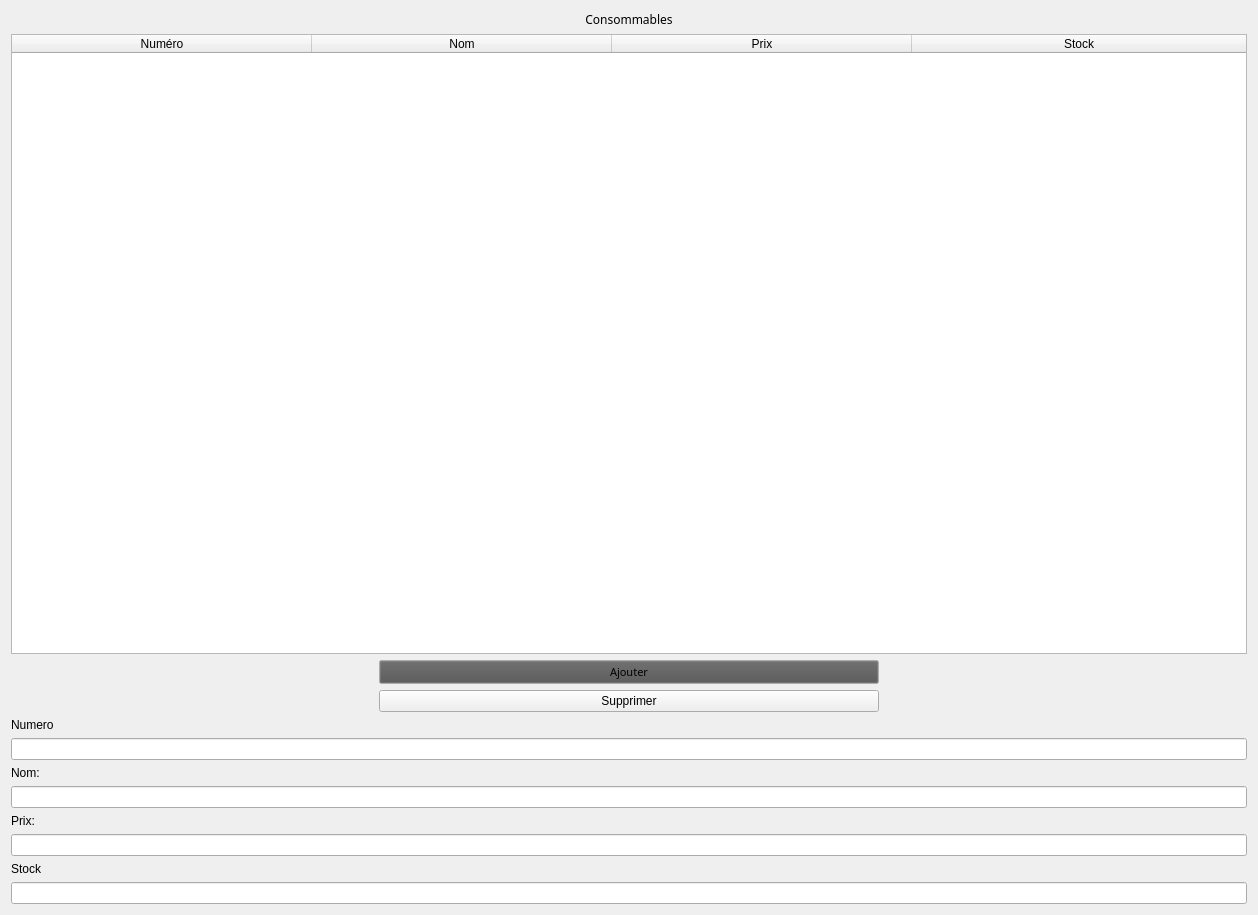
<?xml version="1.0" encoding="UTF-8"?>
<ui version="4.0">
 <class>Conso</class>
 <widget class="QWidget" name="Conso">
  <property name="geometry">
   <rect>
    <x>0</x>
    <y>0</y>
    <width>1258</width>
    <height>915</height>
   </rect>
  </property>
  <property name="windowTitle">
   <string>Conso</string>
  </property>
  <property name="styleSheet">
   <string notr="true">font: 8pt &quot;Century Gothic&quot;;</string>
  </property>
  <layout class="QHBoxLayout" name="horizontalLayout">
   <item>
    <layout class="QVBoxLayout" name="verticalLayout_41">
     <item>
      <layout class="QVBoxLayout" name="verticalLayout_9">
       <item>
        <widget class="QLabel" name="label_8">
         <property name="font">
          <font>
           <family>Century Gothic</family>
           <pointsize>9</pointsize>
           <weight>50</weight>
           <italic>false</italic>
           <bold>false</bold>
          </font>
         </property>
         <property name="styleSheet">
          <string notr="true">font: 9pt &quot;Century Gothic&quot;;</string>
         </property>
         <property name="text">
          <string>Consommables</string>
         </property>
         <property name="textFormat">
          <enum>Qt::AutoText</enum>
         </property>
         <property name="alignment">
          <set>Qt::AlignCenter</set>
         </property>
        </widget>
       </item>
       <item>
        <widget class="QTableWidget" name="tableConso">
         <property name="minimumSize">
          <size>
           <width>1236</width>
           <height>517</height>
          </size>
         </property>
         <property name="styleSheet">
          <string notr="true">font: 8pt &quot;Century Gothic&quot;;</string>
         </property>
         <property name="lineWidth">
          <number>3</number>
         </property>
         <property name="sizeAdjustPolicy">
          <enum>QAbstractScrollArea::AdjustToContents</enum>
         </property>
         <property name="autoScrollMargin">
          <number>50</number>
         </property>
         <property name="dragDropMode">
          <enum>QAbstractItemView::NoDragDrop</enum>
         </property>
         <property name="selectionMode">
          <enum>QAbstractItemView::NoSelection</enum>
         </property>
         <property name="gridStyle">
          <enum>Qt::SolidLine</enum>
         </property>
         <attribute name="horizontalHeaderDefaultSectionSize">
          <number>300</number>
         </attribute>
         <attribute name="horizontalHeaderHighlightSections">
          <bool>true</bool>
         </attribute>
         <attribute name="horizontalHeaderMinimumSectionSize">
          <number>300</number>
         </attribute>
         <attribute name="horizontalHeaderShowSortIndicator" stdset="0">
          <bool>false</bool>
         </attribute>
         <attribute name="horizontalHeaderStretchLastSection">
          <bool>true</bool>
         </attribute>
         <attribute name="verticalHeaderCascadingSectionResizes">
          <bool>false</bool>
         </attribute>
         <attribute name="verticalHeaderDefaultSectionSize">
          <number>50</number>
         </attribute>
         <attribute name="verticalHeaderMinimumSectionSize">
          <number>50</number>
         </attribute>
         <column>
          <property name="text">
           <string>Numéro</string>
          </property>
          <property name="font">
           <font>
            <strikeout>false</strikeout>
           </font>
          </property>
         </column>
         <column>
          <property name="text">
           <string>Nom</string>
          </property>
         </column>
         <column>
          <property name="text">
           <string>Prix</string>
          </property>
         </column>
         <column>
          <property name="text">
           <string>Stock</string>
          </property>
         </column>
        </widget>
       </item>
      </layout>
     </item>
     <item>
      <layout class="QVBoxLayout" name="verticalLayout_5">
       <item alignment="Qt::AlignHCenter">
        <widget class="QPushButton" name="AddButton_2">
         <property name="enabled">
          <bool>true</bool>
         </property>
         <property name="minimumSize">
          <size>
           <width>500</width>
           <height>0</height>
          </size>
         </property>
         <property name="maximumSize">
          <size>
           <width>500</width>
           <height>200</height>
          </size>
         </property>
         <property name="sizeIncrement">
          <size>
           <width>0</width>
           <height>0</height>
          </size>
         </property>
         <property name="palette">
          <palette>
           <active>
            <colorrole role="WindowText">
             <brush brushstyle="SolidPattern">
              <color alpha="255">
               <red>0</red>
               <green>0</green>
               <blue>0</blue>
              </color>
             </brush>
            </colorrole>
            <colorrole role="Button">
             <brush brushstyle="SolidPattern">
              <color alpha="255">
               <red>83</red>
               <green>83</green>
               <blue>83</blue>
              </color>
             </brush>
            </colorrole>
            <colorrole role="Base">
             <brush brushstyle="SolidPattern">
              <color alpha="255">
               <red>255</red>
               <green>255</green>
               <blue>255</blue>
              </color>
             </brush>
            </colorrole>
           </active>
           <inactive>
            <colorrole role="WindowText">
             <brush brushstyle="SolidPattern">
              <color alpha="255">
               <red>0</red>
               <green>0</green>
               <blue>0</blue>
              </color>
             </brush>
            </colorrole>
            <colorrole role="Button">
             <brush brushstyle="SolidPattern">
              <color alpha="255">
               <red>83</red>
               <green>83</green>
               <blue>83</blue>
              </color>
             </brush>
            </colorrole>
            <colorrole role="Base">
             <brush brushstyle="SolidPattern">
              <color alpha="255">
               <red>255</red>
               <green>255</green>
               <blue>255</blue>
              </color>
             </brush>
            </colorrole>
           </inactive>
           <disabled>
            <colorrole role="WindowText">
             <brush brushstyle="SolidPattern">
              <color alpha="255">
               <red>120</red>
               <green>120</green>
               <blue>120</blue>
              </color>
             </brush>
            </colorrole>
            <colorrole role="Button">
             <brush brushstyle="SolidPattern">
              <color alpha="255">
               <red>83</red>
               <green>83</green>
               <blue>83</blue>
              </color>
             </brush>
            </colorrole>
            <colorrole role="Base">
             <brush brushstyle="SolidPattern">
              <color alpha="255">
               <red>255</red>
               <green>255</green>
               <blue>255</blue>
              </color>
             </brush>
            </colorrole>
           </disabled>
          </palette>
         </property>
         <property name="font">
          <font>
           <family>Century Gothic</family>
           <pointsize>8</pointsize>
           <weight>50</weight>
           <italic>false</italic>
           <bold>false</bold>
           <stylestrategy>PreferAntialias</stylestrategy>
          </font>
         </property>
         <property name="cursor">
          <cursorShape>PointingHandCursor</cursorShape>
         </property>
         <property name="styleSheet">
          <string notr="true">font: 8pt &quot;Century Gothic&quot;;</string>
         </property>
         <property name="inputMethodHints">
          <set>Qt::ImhNone</set>
         </property>
         <property name="text">
          <string>Ajouter</string>
         </property>
         <property name="iconSize">
          <size>
           <width>16</width>
           <height>16</height>
          </size>
         </property>
         <property name="autoDefault">
          <bool>true</bool>
         </property>
         <property name="default">
          <bool>false</bool>
         </property>
        </widget>
       </item>
       <item alignment="Qt::AlignHCenter">
        <widget class="QPushButton" name="DelButton_2">
         <property name="minimumSize">
          <size>
           <width>500</width>
           <height>0</height>
          </size>
         </property>
         <property name="styleSheet">
          <string notr="true">font: 8pt &quot;Century Gothic&quot;;</string>
         </property>
         <property name="text">
          <string>Supprimer</string>
         </property>
        </widget>
       </item>
       <item>
        <widget class="QLabel" name="label_11">
         <property name="styleSheet">
          <string notr="true">font: 8pt &quot;Century Gothic&quot;;</string>
         </property>
         <property name="text">
          <string>Numero</string>
         </property>
        </widget>
       </item>
       <item>
        <widget class="QLineEdit" name="editNum_2">
         <property name="styleSheet">
          <string notr="true">font: 8pt &quot;Century Gothic&quot;;</string>
         </property>
        </widget>
       </item>
       <item>
        <widget class="QLabel" name="label_9">
         <property name="styleSheet">
          <string notr="true">font: 8pt &quot;Century Gothic&quot;;</string>
         </property>
         <property name="text">
          <string>Nom: </string>
         </property>
        </widget>
       </item>
       <item>
        <widget class="QLineEdit" name="editNom_2">
         <property name="styleSheet">
          <string notr="true">font: 8pt &quot;Century Gothic&quot;;</string>
         </property>
        </widget>
       </item>
       <item>
        <widget class="QLabel" name="label_10">
         <property name="styleSheet">
          <string notr="true">font: 8pt &quot;Century Gothic&quot;;</string>
         </property>
         <property name="text">
          <string>Prix: </string>
         </property>
        </widget>
       </item>
       <item>
        <widget class="QLineEdit" name="editPrix_2">
         <property name="styleSheet">
          <string notr="true">font: 8pt &quot;Century Gothic&quot;;</string>
         </property>
         <property name="text">
          <string/>
         </property>
        </widget>
       </item>
       <item>
        <widget class="QLabel" name="label_12">
         <property name="styleSheet">
          <string notr="true">font: 8pt &quot;Century Gothic&quot;;</string>
         </property>
         <property name="text">
          <string>Stock</string>
         </property>
        </widget>
       </item>
       <item>
        <widget class="QLineEdit" name="editStock">
         <property name="styleSheet">
          <string notr="true">font: 8pt &quot;Century Gothic&quot;;</string>
         </property>
        </widget>
       </item>
      </layout>
     </item>
    </layout>
   </item>
  </layout>
 </widget>
 <layoutdefault spacing="6" margin="11"/>
 <resources/>
 <connections/>
</ui>
